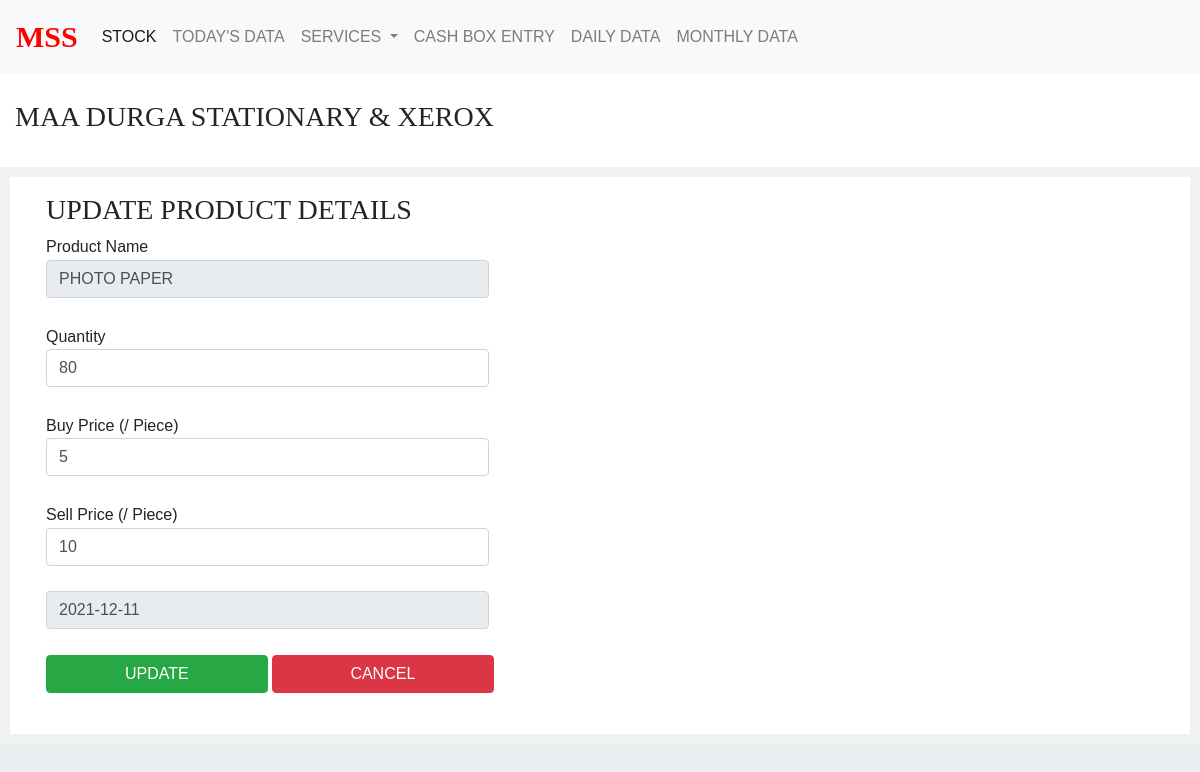
The page /Admin/editProduct.php?Pname=PHOTO PAPER on the database its author committed.
### tables this page shows
CREATE TABLE `addproduct` (
  `ProductName` varchar(30) NOT NULL,
  `Quantity` int(4) NOT NULL,
  `BuyPrice` int(5) NOT NULL,
  `SellPrice` int(5) NOT NULL,
  `CreatedOn` date NOT NULL,
  `UpdatedOn` date NOT NULL
);

### Admin/editProduct.php (the view, shortened to what this page needs)
<!DOCTYPE html>
<html lang="en">
<head>
    <?php include("../Include/cdn.php"); ?>
</head>
<body>
        <?php include("../Include/navbar.php"); ?>
        <?php include("../Include/Title.php"); ?>
    <form action="?" method="GET">
        <div class="container">
                <?php
                    echo"<h3 class='font'>UPDATE PRODUCT DETAILS </h3>";
                    include("../Include/database.php");
                    $sql="select * from addproduct where ProductName='".$_GET['Pname']."'";
                    if ($res = mysqli_query($con, $sql))
                    while ($row = mysqli_fetch_assoc($res)) {
                        echo "Product Name<br>";
                        echo"<input  readonly name='Pname' style='width:40%;' class='form-control' value='".$row['ProductName']."'> </input><br>";
                        echo "Quantity<br>";
                        echo"<input text='number' required name='quantity' style='width:40%;' class='form-control' value='".$row['Quantity']."'> </input><br>";
                        echo "Buy Price (/ Piece)<br>";
                        echo"<input text='number' required name='buyprice' style='width:40%;' class='form-control' value='".$row['BuyPrice']."'> </input><br>";
                        echo "Sell Price (/ Piece)<br>";
                        echo"<input  text='number' required name='sellprice' style='width:40%;' class='form-control' value='".$row['SellPrice']."'></input><br>";
                        echo"<input readonly name='created' style='width:40%;' class='form-control' value='".$row['CreatedOn']."'></input><br>";
                    }
                ?>
                <button name="save" style="width:20%;" class="btn btn-success">UPDATE</button>
                <button name="cancel" style="width:20%;" class="btn btn-danger">CANCEL</button><br><br>
        </div>
    </form>
</body>
</html>

### Include/style.css (style rules this page uses)
* { padding:0; margin:0; }
html { background-color: #eaf0f2; }
body { font:16px/1.6 Arial, sans-serif; }

### rows shown on the page
addproduct: Pname "PHOTO PAPER", quantity "80", buyprice "5", sellprice "10", created "2021-12-11"
